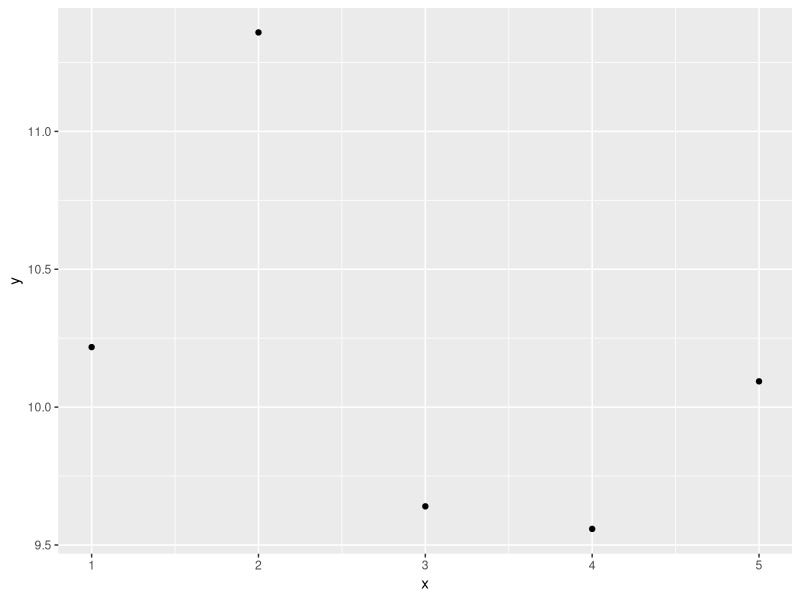

Write R code to recreate this figure.
ejemplo <- data.frame( x = seq(5), y = rnorm (5,10))
ejemplo
library(ggplot2)

grafica<- ggplot (ejemplo, aes(x,y)) + 
                    geom_point()

grafica

operacion <- function(x,y) {
    z <- sum (x,y)
    print (paste ("la suma de"), x, "mas", y, "es igual a", z)
}
